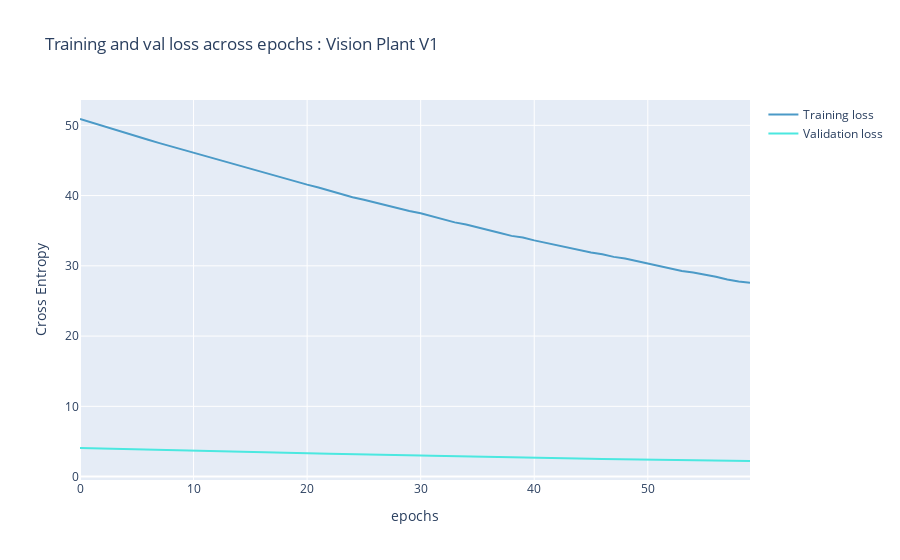

This figure's notebook cell:
### Code cell
history = m3.history
fig = go.Figure(data=[
                      go.Scatter(
                          y=history.history["loss"],
                          name="Training loss",
                          mode="lines",
                          marker=dict(
                              color=color_chart[0]
                          )),
                      go.Scatter(
                          y=history.history["val_loss"],
                          name="Validation loss",
                          mode="lines",
                          marker=dict(
                              color=color_chart[1]
                          ))
])
fig.update_layout(
    title='Training and val loss across epochs : Vision Plant V1',
    xaxis_title='epochs',
    yaxis_title='Cross Entropy'    
)
fig.show()

### Figure 1 — Plotly figure (JSON) as saved in the notebook; plotly's stock layout.template omitted (floating-point values rounded to 4 significant figures)
{"data": [{"marker": {"color": "#4B9AC7"}, "mode": "lines", "name": "Training loss", "type": "scatter", "y": [50.9, 50.39, 49.89, 49.41, 48.93, 48.45, 47.95, 47.47, 47.02, 46.51, 46.08, 45.59, 45.19, 44.74, 44.24, 43.79, 43.31, 42.89, 42.4, 41.96, 41.56, 41.16, 40.67, 40.23, 39.78, 39.4, 38.98, 38.65, 38.25, 37.81, 37.48, 37.02, 36.55, 36.18, 35.87, 35.5, 35.1, 34.68, 34.26, 34.03, 33.63, 33.26, 32.97, 32.53, 32.25, 31.89, 31.64, 31.28, 31.05, 30.71, 30.3, 29.98, 29.67, 29.26, 29.06, 28.77, 28.44, 28.07, 27.76, 27.61]}, {"marker": {"color": "#4BE8E0"}, "mode": "lines", "name": "Validation loss", "type": "scatter", "y": [4.082, 4.04, 4.003, 3.961, 3.923, 3.882, 3.844, 3.811, 3.763, 3.724, 3.691, 3.663, 3.621, 3.576, 3.55, 3.495, 3.466, 3.444, 3.393, 3.364, 3.33, 3.282, 3.258, 3.239, 3.188, 3.145, 3.118, 3.095, 3.056, 3.022, 2.995, 2.962, 2.94, 2.92, 2.868, 2.835, 2.818, 2.792, 2.742, 2.718, 2.694, 2.661, 2.649, 2.597, 2.582, 2.553, 2.516, 2.494, 2.48, 2.452, 2.443, 2.421, 2.399, 2.353, 2.306, 2.329, 2.273, 2.269, 2.266, 2.218]}], "layout": {"title": {"text": "Training and val loss across epochs : Vision Plant V1"}, "xaxis": {"title": {"text": "epochs"}}, "yaxis": {"title": {"text": "Cross Entropy"}}}}
